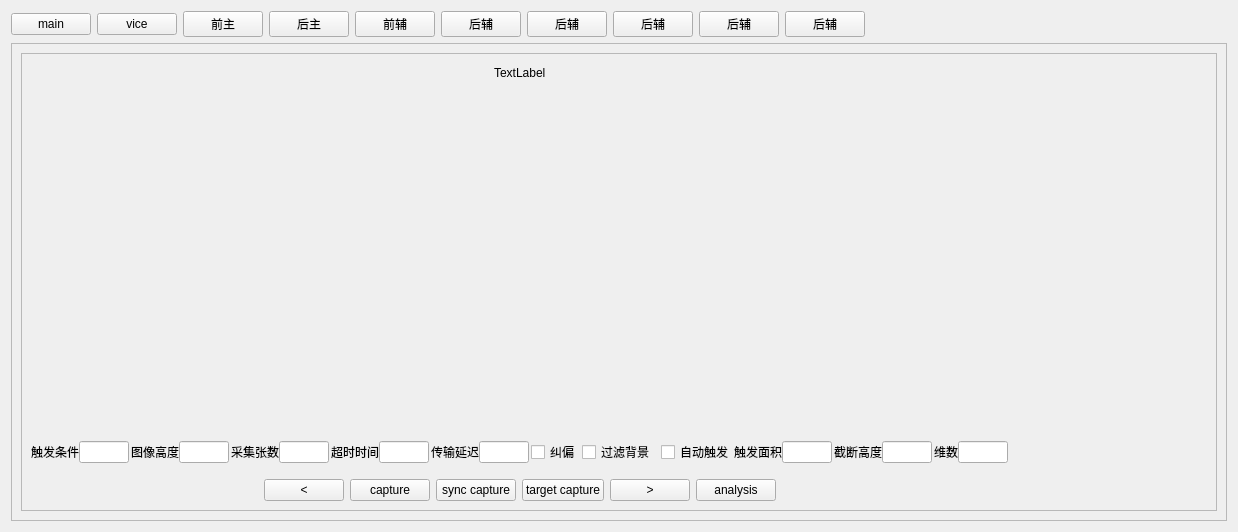
<?xml version="1.0" encoding="UTF-8"?>
<ui version="4.0">
 <class>ImageFastCaptureWidget</class>
 <widget class="QWidget" name="ImageFastCaptureWidget">
  <property name="geometry">
   <rect>
    <x>0</x>
    <y>0</y>
    <width>1238</width>
    <height>532</height>
   </rect>
  </property>
  <property name="windowTitle">
   <string notr="true">Form</string>
  </property>
  <layout class="QVBoxLayout" name="verticalLayout">
   <item>
    <layout class="QHBoxLayout" name="horizontalLayout_3" stretch="1,12,1">
     <property name="spacing">
      <number>0</number>
     </property>
     <property name="bottomMargin">
      <number>0</number>
     </property>
     <item>
      <layout class="QHBoxLayout" name="horizontalLayout_2">
       <property name="spacing">
        <number>6</number>
       </property>
       <item>
        <widget class="QPushButton" name="mainBtn">
         <property name="text">
          <string notr="true">main</string>
         </property>
        </widget>
       </item>
       <item>
        <widget class="QPushButton" name="viceBtn">
         <property name="text">
          <string notr="true">vice</string>
         </property>
        </widget>
       </item>
       <item>
        <spacer name="horizontalSpacer_3">
         <property name="orientation">
          <enum>Qt::Horizontal</enum>
         </property>
         <property name="sizeType">
          <enum>QSizePolicy::Preferred</enum>
         </property>
         <property name="sizeHint" stdset="0">
          <size>
           <width>40</width>
           <height>20</height>
          </size>
         </property>
        </spacer>
       </item>
       <item>
        <widget class="QPushButton" name="pushButton">
         <property name="text">
          <string notr="true">前主</string>
         </property>
        </widget>
       </item>
       <item>
        <widget class="QPushButton" name="pushButton_2">
         <property name="text">
          <string notr="true">后主</string>
         </property>
        </widget>
       </item>
       <item>
        <widget class="QPushButton" name="pushButton_3">
         <property name="text">
          <string notr="true">前辅</string>
         </property>
        </widget>
       </item>
       <item>
        <widget class="QPushButton" name="pushButton_4">
         <property name="text">
          <string notr="true">后辅</string>
         </property>
        </widget>
       </item>
       <item>
        <widget class="QPushButton" name="pushButton_5">
         <property name="text">
          <string notr="true">后辅</string>
         </property>
        </widget>
       </item>
       <item>
        <widget class="QPushButton" name="pushButton_7">
         <property name="text">
          <string notr="true">后辅</string>
         </property>
        </widget>
       </item>
       <item>
        <widget class="QPushButton" name="pushButton_8">
         <property name="text">
          <string notr="true">后辅</string>
         </property>
        </widget>
       </item>
       <item>
        <widget class="QPushButton" name="pushButton_9">
         <property name="text">
          <string notr="true">后辅</string>
         </property>
        </widget>
       </item>
      </layout>
     </item>
     <item>
      <spacer name="horizontalSpacer">
       <property name="orientation">
        <enum>Qt::Horizontal</enum>
       </property>
       <property name="sizeHint" stdset="0">
        <size>
         <width>10</width>
         <height>10</height>
        </size>
       </property>
      </spacer>
     </item>
     <item>
      <widget class="SetEditValueWidget" name="chuteWidget" native="true">
       <property name="minimumSize">
        <size>
         <width>300</width>
         <height>0</height>
        </size>
       </property>
      </widget>
     </item>
    </layout>
   </item>
   <item>
    <widget class="QFrame" name="frame">
     <property name="frameShape">
      <enum>QFrame::StyledPanel</enum>
     </property>
     <property name="frameShadow">
      <enum>QFrame::Raised</enum>
     </property>
     <layout class="QGridLayout" name="gridLayout">
      <item row="1" column="0">
       <widget class="QScrollArea" name="scrollArea">
        <property name="widgetResizable">
         <bool>true</bool>
        </property>
        <widget class="QWidget" name="scrollAreaWidgetContents">
         <property name="geometry">
          <rect>
           <x>-182</x>
           <y>0</y>
           <width>1368</width>
           <height>414</height>
          </rect>
         </property>
         <layout class="QGridLayout" name="gridLayout_2">
          <item row="0" column="0" colspan="2">
           <layout class="QHBoxLayout" name="horizontalLayout_8">
            <item>
             <spacer name="horizontalSpacer_6">
              <property name="orientation">
               <enum>Qt::Horizontal</enum>
              </property>
              <property name="sizeHint" stdset="0">
               <size>
                <width>40</width>
                <height>20</height>
               </size>
              </property>
             </spacer>
            </item>
            <item>
             <widget class="QLabel" name="label_3">
              <property name="text">
               <string>TextLabel</string>
              </property>
             </widget>
            </item>
            <item>
             <spacer name="horizontalSpacer_7">
              <property name="orientation">
               <enum>Qt::Horizontal</enum>
              </property>
              <property name="sizeHint" stdset="0">
               <size>
                <width>40</width>
                <height>20</height>
               </size>
              </property>
             </spacer>
            </item>
           </layout>
          </item>
          <item row="1" column="0" colspan="2">
           <spacer name="verticalSpacer">
            <property name="orientation">
             <enum>Qt::Vertical</enum>
            </property>
            <property name="sizeHint" stdset="0">
             <size>
              <width>20</width>
              <height>314</height>
             </size>
            </property>
           </spacer>
          </item>
          <item row="2" column="0">
           <widget class="QWidget" name="fastParaAwidget" native="true">
            <layout class="QHBoxLayout" name="horizontalLayout_7">
             <property name="spacing">
              <number>2</number>
             </property>
             <property name="leftMargin">
              <number>0</number>
             </property>
             <property name="rightMargin">
              <number>0</number>
             </property>
             <item>
              <layout class="QHBoxLayout" name="horizontalLayout">
               <property name="spacing">
                <number>0</number>
               </property>
               <item>
                <widget class="QLabel" name="label_2">
                 <property name="text">
                  <string notr="true">触发条件</string>
                 </property>
                </widget>
               </item>
               <item>
                <widget class="myLineEdit" name="lineEdit_threshold">
                 <property name="maximumSize">
                  <size>
                   <width>50</width>
                   <height>16777215</height>
                  </size>
                 </property>
                </widget>
               </item>
              </layout>
             </item>
             <item>
              <layout class="QHBoxLayout" name="horizontalLayout_4">
               <property name="spacing">
                <number>0</number>
               </property>
               <item>
                <widget class="QLabel" name="label_5">
                 <property name="text">
                  <string notr="true">图像高度</string>
                 </property>
                </widget>
               </item>
               <item>
                <widget class="myLineEdit" name="lineEdit_imgHeight">
                 <property name="maximumSize">
                  <size>
                   <width>50</width>
                   <height>16777215</height>
                  </size>
                 </property>
                </widget>
               </item>
              </layout>
             </item>
             <item>
              <layout class="QHBoxLayout" name="horizontalLayout_5">
               <property name="spacing">
                <number>0</number>
               </property>
               <item>
                <widget class="QLabel" name="label_6">
                 <property name="text">
                  <string notr="true">采集张数</string>
                 </property>
                </widget>
               </item>
               <item>
                <widget class="myLineEdit" name="lineEdit_imgCount">
                 <property name="maximumSize">
                  <size>
                   <width>50</width>
                   <height>16777215</height>
                  </size>
                 </property>
                </widget>
               </item>
              </layout>
             </item>
             <item>
              <layout class="QHBoxLayout" name="horizontalLayout_6">
               <property name="spacing">
                <number>0</number>
               </property>
               <item>
                <widget class="QLabel" name="label">
                 <property name="text">
                  <string notr="true">超时时间</string>
                 </property>
                </widget>
               </item>
               <item>
                <widget class="myLineEdit" name="lineEdit_time">
                 <property name="maximumSize">
                  <size>
                   <width>50</width>
                   <height>16777215</height>
                  </size>
                 </property>
                </widget>
               </item>
              </layout>
             </item>
             <item>
              <layout class="QHBoxLayout" name="horizontalLayout_9">
               <property name="spacing">
                <number>0</number>
               </property>
               <item>
                <widget class="QLabel" name="label_4">
                 <property name="text">
                  <string notr="true">传输延迟</string>
                 </property>
                </widget>
               </item>
               <item>
                <widget class="myLineEdit" name="lineEdit_sendDelay">
                 <property name="maximumSize">
                  <size>
                   <width>50</width>
                   <height>16777215</height>
                  </size>
                 </property>
                </widget>
               </item>
              </layout>
             </item>
             <item>
              <widget class="QCheckBox" name="checkBox2">
               <property name="text">
                <string>纠偏</string>
               </property>
              </widget>
             </item>
             <item>
              <widget class="QCheckBox" name="checkBox1">
               <property name="text">
                <string>过滤背景</string>
               </property>
              </widget>
             </item>
            </layout>
           </widget>
          </item>
          <item row="2" column="1">
           <widget class="QWidget" name="fastParaBwidget" native="true">
            <layout class="QHBoxLayout" name="horizontalLayout_10">
             <property name="spacing">
              <number>2</number>
             </property>
             <property name="leftMargin">
              <number>0</number>
             </property>
             <property name="rightMargin">
              <number>0</number>
             </property>
             <item>
              <layout class="QHBoxLayout" name="horizontalLayout_11">
               <property name="spacing">
                <number>0</number>
               </property>
               <item>
                <widget class="QCheckBox" name="checkBox">
                 <property name="text">
                  <string>自动触发</string>
                 </property>
                </widget>
               </item>
               <item>
                <widget class="QLabel" name="label_7">
                 <property name="text">
                  <string notr="true">触发面积</string>
                 </property>
                </widget>
               </item>
               <item>
                <widget class="myLineEdit" name="lineEdit_thresArea">
                 <property name="maximumSize">
                  <size>
                   <width>50</width>
                   <height>16777215</height>
                  </size>
                 </property>
                </widget>
               </item>
              </layout>
             </item>
             <item>
              <layout class="QHBoxLayout" name="horizontalLayout_12">
               <property name="spacing">
                <number>0</number>
               </property>
               <item>
                <widget class="QLabel" name="label_8">
                 <property name="text">
                  <string notr="true">截断高度</string>
                 </property>
                </widget>
               </item>
               <item>
                <widget class="myLineEdit" name="lineEdit_cutHeight">
                 <property name="maximumSize">
                  <size>
                   <width>50</width>
                   <height>16777215</height>
                  </size>
                 </property>
                </widget>
               </item>
              </layout>
             </item>
             <item>
              <layout class="QHBoxLayout" name="horizontalLayout_13">
               <property name="spacing">
                <number>0</number>
               </property>
               <item>
                <widget class="QLabel" name="label_9">
                 <property name="text">
                  <string notr="true">维数</string>
                 </property>
                </widget>
               </item>
               <item>
                <widget class="myLineEdit" name="lineEdit_imgDim">
                 <property name="maximumSize">
                  <size>
                   <width>50</width>
                   <height>16777215</height>
                  </size>
                 </property>
                </widget>
               </item>
              </layout>
             </item>
            </layout>
           </widget>
          </item>
          <item row="2" column="2">
           <spacer name="horizontalSpacer_8">
            <property name="orientation">
             <enum>Qt::Horizontal</enum>
            </property>
            <property name="sizeHint" stdset="0">
             <size>
              <width>9</width>
              <height>20</height>
             </size>
            </property>
           </spacer>
          </item>
          <item row="3" column="0" colspan="2">
           <layout class="QHBoxLayout" name="horizontalLayout_14">
            <item>
             <spacer name="horizontalSpacer_2">
              <property name="orientation">
               <enum>Qt::Horizontal</enum>
              </property>
              <property name="sizeHint" stdset="0">
               <size>
                <width>40</width>
                <height>20</height>
               </size>
              </property>
             </spacer>
            </item>
            <item>
             <widget class="QPushButton" name="pushButton_l">
              <property name="text">
               <string>&lt;</string>
              </property>
             </widget>
            </item>
            <item>
             <widget class="QPushButton" name="captureBtn">
              <property name="text">
               <string notr="true">capture</string>
              </property>
             </widget>
            </item>
            <item>
             <widget class="QPushButton" name="syncCaptureBtn">
              <property name="whatsThis">
               <string/>
              </property>
              <property name="accessibleName">
               <string/>
              </property>
              <property name="text">
               <string notr="true">sync capture</string>
              </property>
             </widget>
            </item>
            <item>
             <widget class="QPushButton" name="targetCaptureBtn">
              <property name="whatsThis">
               <string/>
              </property>
              <property name="accessibleName">
               <string/>
              </property>
              <property name="text">
               <string notr="true">target capture</string>
              </property>
             </widget>
            </item>
            <item>
             <widget class="QPushButton" name="pushButton_r">
              <property name="text">
               <string>&gt;</string>
              </property>
             </widget>
            </item>
            <item>
             <widget class="QPushButton" name="analysisBtn">
              <property name="whatsThis">
               <string/>
              </property>
              <property name="accessibleName">
               <string/>
              </property>
              <property name="text">
               <string notr="true">analysis</string>
              </property>
             </widget>
            </item>
            <item>
             <spacer name="horizontalSpacer_4">
              <property name="orientation">
               <enum>Qt::Horizontal</enum>
              </property>
              <property name="sizeHint" stdset="0">
               <size>
                <width>40</width>
                <height>20</height>
               </size>
              </property>
             </spacer>
            </item>
           </layout>
          </item>
         </layout>
        </widget>
       </widget>
      </item>
     </layout>
    </widget>
   </item>
  </layout>
 </widget>
 <customwidgets>
  <customwidget>
   <class>myLineEdit</class>
   <extends>QLineEdit</extends>
   <header location="global">mysortwidget/mylineedit.h</header>
  </customwidget>
  <customwidget>
   <class>SetEditValueWidget</class>
   <extends>QWidget</extends>
   <header location="global">mysortwidget/seteditvaluewidget.h</header>
   <container>1</container>
  </customwidget>
 </customwidgets>
 <resources/>
 <connections/>
</ui>
